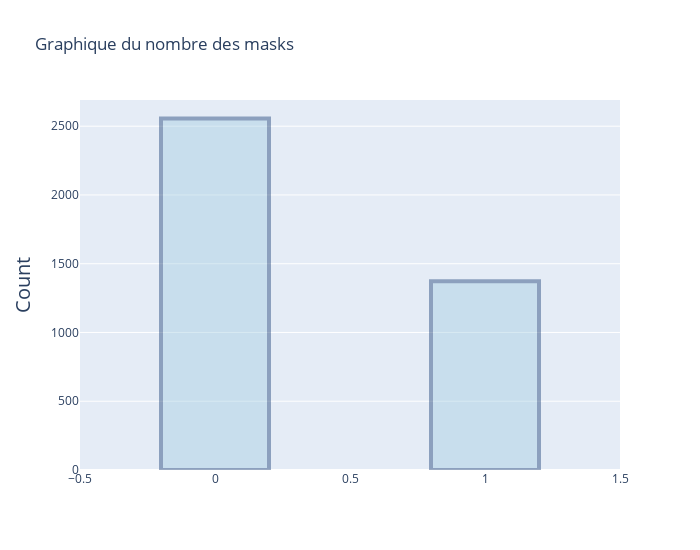

Notebook source saved alongside this figure:
### Markdown cell above
## Data Visualisation

### Code cell
import plotly.graph_objects as go  

fig = go.Figure([go.Bar(x=df_final['mask'].value_counts().index, 
                        y=df_final['mask'].value_counts(), 
                        width=[.4, .4]
                       )
                ])
fig.update_traces(marker_color='rgb(158,202,225)', marker_line_color='rgb(8,48,107)',
                  marker_line_width=4, opacity=0.4
                 )
fig.update_layout(title_text="Graphique du nombre des masks",
                  width=700,
                  height=550,
                  yaxis=dict(
                             title_text="Count",
                             tickmode="array",
                             titlefont=dict(size=20)
                           )
                 )
fig.update_yaxes(automargin=True)
fig.show()

### Figure 1 — Plotly figure (JSON) as saved in the notebook; plotly's stock layout.template omitted (floating-point values rounded to 4 significant figures)
{"data": [{"marker": {"color": "rgb(158,202,225)", "line": {"color": "rgb(8,48,107)", "width": 4}}, "opacity": 0.4, "type": "bar", "width": [0.4, 0.4], "x": [0, 1], "y": [2556, 1373]}], "layout": {"height": 550, "title": {"text": "Graphique du nombre des masks"}, "width": 700, "yaxis": {"automargin": true, "tickmode": "array", "title": {"font": {"size": 20}, "text": "Count"}}}}
